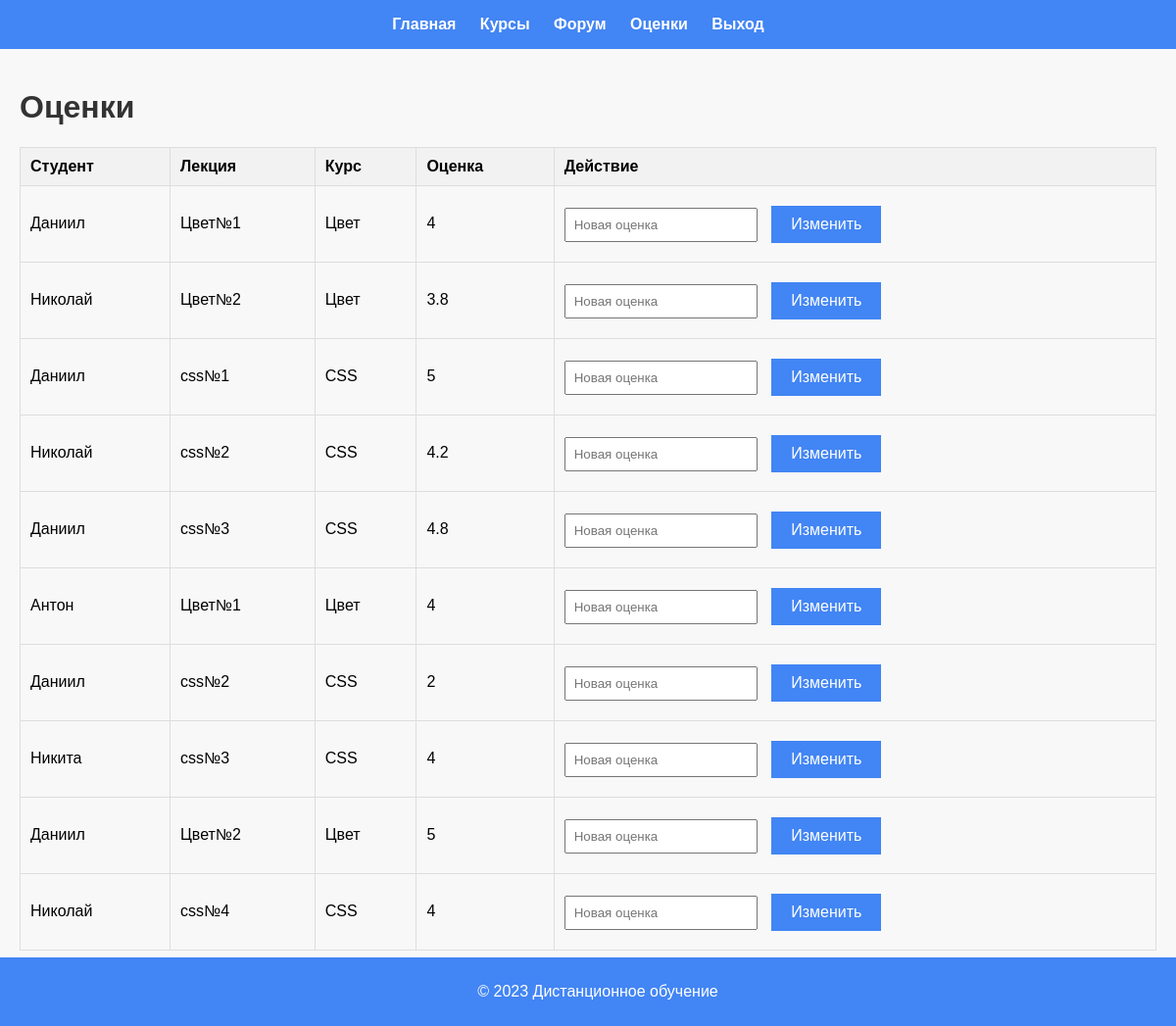
Screenshot of /anton/roles/teacher/grades.php (signed in) with the database file from the repository.
### tables this page shows
CREATE TABLE `grades` (
  `id` int NOT NULL AUTO_INCREMENT,
  `user_id` int NOT NULL,
  `lesson_id` int NOT NULL,
  `grade` float DEFAULT NULL,
  PRIMARY KEY (`id`),
  KEY `user_id` (`user_id`),
  KEY `lesson_id` (`lesson_id`),
  CONSTRAINT `grades_ibfk_1` FOREIGN KEY (`user_id`) REFERENCES `users` (`id`),
  CONSTRAINT `grades_ibfk_2` FOREIGN KEY (`lesson_id`) REFERENCES `lessons` (`id`)
);

CREATE TABLE `users` (
  `id` int NOT NULL AUTO_INCREMENT,
  `username` varchar(255) NOT NULL,
  `email` varchar(255) NOT NULL,
  `password` varchar(255) NOT NULL,
  `role` enum('admin','teacher','student') NOT NULL,
  PRIMARY KEY (`id`)
);

CREATE TABLE `lessons` (
  `id` int NOT NULL AUTO_INCREMENT,
  `course_id` int NOT NULL,
  `name` varchar(255) NOT NULL,
  `material` text,
  PRIMARY KEY (`id`),
  KEY `course_id` (`course_id`),
  CONSTRAINT `lessons_ibfk_1` FOREIGN KEY (`course_id`) REFERENCES `courses` (`id`)
);

CREATE TABLE `courses` (
  `id` int NOT NULL AUTO_INCREMENT,
  `name` varchar(255) NOT NULL,
  `description` text,
  PRIMARY KEY (`id`)
);

### anton/roles/teacher/grades.php (the view, shortened to what this page needs)
<?php
include_once "../../includes/db.php";
$query_grades = "
    SELECT grades.id, users.username AS user_name, lessons.name AS lesson_name, courses.name AS course_name, grades.grade
    FROM grades
    INNER JOIN users ON grades.user_id = users.id
    INNER JOIN lessons ON grades.lesson_id = lessons.id
    INNER JOIN courses ON lessons.course_id = courses.id
";
$result_grades = $conn->query($query_grades);
$grades = $result_grades->fetch_all(MYSQLI_ASSOC);
?>
<!DOCTYPE html>
<html lang="en">
<head>
    <link rel="stylesheet" href="../../css/styles.css">
</head>
<body>
<header>
    <nav>
        <ul>
            <li><a href="index.php">Главная</a></li>
            <li><a href="courses.php">Курсы</a></li>
            <li><a href="forum.php">Форум</a></li>
            <li><a href="grades.php">Оценки</a></li>
            <li><a href="../../logout.php">Выход</a></li>
        </ul>
    </nav>
</header>
<main>
    <h1>Оценки</h1>
    <table>
        <thead>
        <tr>
            <th>Студент</th>
            <th>Лекция</th>
            <th>Курс</th>
            <th>Оценка</th>
            <th>Действие</th>
        </tr>
        </thead>
        <tbody>
        <?php foreach ($grades as $grade): ?>
            <tr>
                <td><?php echo $grade['user_name']; ?></td>
                <td><?php echo $grade['lesson_name']; ?></td>
                <td><?php echo $grade['course_name']; ?></td>
                <td><?php echo $grade['grade']; ?></td>
                <td>
                    <form class="edit-form" method="post" action="edit_grade.php">
                        <input type="text" name="new_grade" placeholder="Новая оценка">
                        <input type="submit" name="edit_grade" value="Изменить">
                    </form>
                </td>
            </tr>
        <?php endforeach; ?>
        </tbody>
    </table>
    <form class="edit-form" method="post" action="add_grade.php">
        <label for="user_id">Студент:</label>
        <label for="lesson_id">Урок:</label>
        <label for="new_grade">Новая оценка:</label>
    </form>
</main>
 <footer class="footer">
        <p>&copy; 2023 Дистанционное обучение</p>
    </footer>
</body>
</html>

### anton/css/styles.css (style rules this page uses)
body { font-family: 'Arial', sans-serif; background-color: #f8f8f8; color: #333; margin: 0; padding: 0; }
header { background-color: #4285f4; color: #fff; padding: 1em; text-align: center; }
nav ul { list-style: none; padding: 0; margin: 0; }
nav ul li { display: inline-block; margin-right: 20px; }
nav a { text-decoration: none; color: #fff; font-weight: bold; }
main { padding: 20px; }
table { width: 80%; margin: 0 auto; border-collapse: collapse; margin-top: 20px; }
th, td { border: 1px solid #ddd; padding: 10px; text-align: left; }
th { background-color: #4285f4; color: #fff; }
.footer { background-color: #4285f4; color: #fff; text-align: center; padding: 10px; position: fixed; bottom: 0; width: 100%; }
table { width: 100%; border-collapse: collapse; margin-top: 20px; }
table, th, td { border: 1px solid #ddd; color: black; }
th, td { padding: 12px; text-align: left; }
.edit-form { margin-top: 10px; }
.edit-form input[type="text"], .edit-form select { padding: 8px; margin-right: 10px; margin-bottom: 10px; }
.edit-form input[type="submit"] { background-color: #4285f4; color: #fff; padding: 10px 20px; border: none; cursor: pointer; font-size: 16px; }

### anton/roles/teacher/grades.php (style rules this page uses)
table { width: 100%; border-collapse: collapse; margin-top: 20px; }
table, th, td { border: 1px solid #ddd; color: black; }
th, td { padding: 10px; text-align: left; }
th { background-color: #f2f2f2; }
.edit-form { margin-top: 10px; }

### rows the page displays
grades: user.username "Даниил", lesson.name "Цвет№1", courses.name "Цвет", grade "4"
grades: user.username "Николай", lesson.name "Цвет№2", courses.name "Цвет", grade "3.8"
grades: user.username "Даниил", lesson.name "css№1", courses.name "CSS", grade "5"
grades: user.username "Николай", lesson.name "css№2", courses.name "CSS", grade "4.2"
grades: user.username "Даниил", lesson.name "css№3", courses.name "CSS", grade "4.8"
grades: user.username "Антон", lesson.name "Цвет№1", courses.name "Цвет", grade "4"
grades: user.username "Даниил", lesson.name "css№2", courses.name "CSS", grade "2"
grades: user.username "Никита", lesson.name "css№3", courses.name "CSS", grade "4"
grades: user.username "Даниил", lesson.name "Цвет№2", courses.name "Цвет", grade "5"
grades: user.username "Николай", lesson.name "css№4", courses.name "CSS", grade "4"
